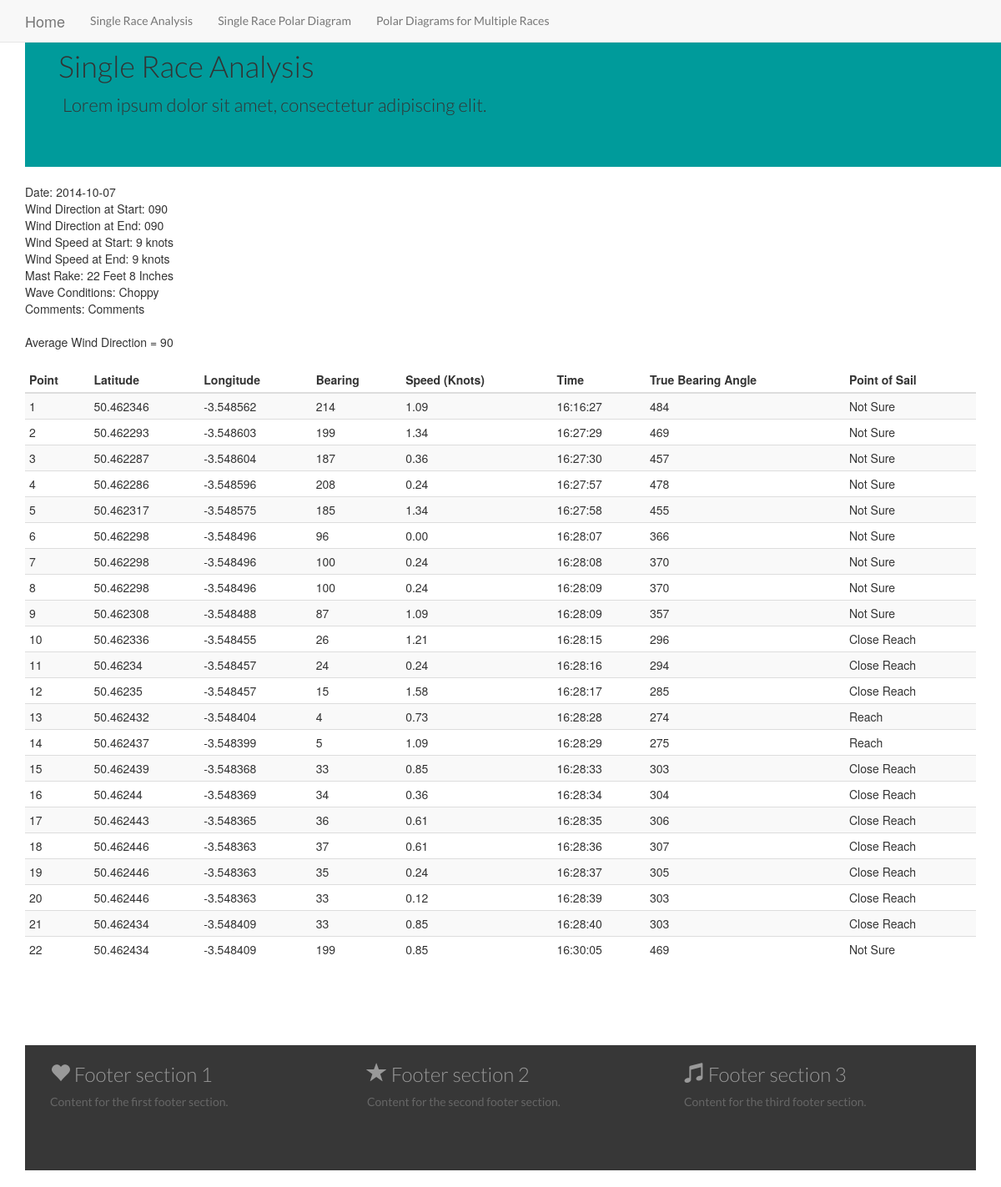
Screenshot of /single_race_analysis_data.php?selecteddate=2014-10-07 with the database file from the repository.
### tables this page shows
CREATE TABLE IF NOT EXISTS `race_information` (
  `ID` int(11) NOT NULL AUTO_INCREMENT,
  `Date` varchar(255) NOT NULL,
  `Boat` varchar(255) NOT NULL,
  `WindDirectionStart` varchar(255) NOT NULL,
  `WindDirectionEnd` varchar(255) NOT NULL,
  `WindSpeedStart` varchar(255) NOT NULL,
  `WindSpeedEnd` varchar(255) NOT NULL,
  `Rake` varchar(255) NOT NULL,
  `WaveConditions` varchar(255) NOT NULL,
  `Comments` varchar(255) NOT NULL,
  PRIMARY KEY (`ID`)
);

CREATE TABLE IF NOT EXISTS `race_recording` (
  `ID` int(11) NOT NULL AUTO_INCREMENT,
  `Point` varchar(10) NOT NULL,
  `Latitude` varchar(10) NOT NULL,
  `Longitude` varchar(10) NOT NULL,
  `Bearing` varchar(10) NOT NULL,
  `Speed` varchar(10) NOT NULL,
  `Time` varchar(20) NOT NULL,
  PRIMARY KEY (`ID`)
);

### single_race_analysis_data.php (the view, shortened to what this page needs)
<!DOCTYPE html PUBLIC "-//W3C//DTD XHTML 1.0 Transitional//EN" "http://www.w3.org/TR/xhtml1/DTD/xhtml1-transitional.dtd">
<html xmlns="http://www.w3.org/1999/xhtml">
<head>
<link rel="stylesheet" href="http://netdna.bootstrapcdn.com/bootstrap/3.1.1/css/bootstrap.min.css">
<link href="css/style.css" rel="stylesheet">
</head>
<body>
<?php include 'Includes/Navigation.php'; ?>
<div class="container">
    <div class="banner">
        <div class="container">
            <h1>Single Race Analysis</h1>
            <p>Lorem ipsum dolor sit amet, consectetur adipiscing elit.</p>
        </div>
    </div>
<br />
<?php
$selecteddate = $_GET["selecteddate"];
$sql_race_information = "SELECT * FROM race_information WHERE Date = '$selecteddate'";
$result_race_information = mysql_query($sql_race_information)or die(mysql_error());
$race_info = mysql_fetch_array($result_race_information);
echo "Date: $race_info[1]<br>";
echo "Wind Direction at Start: $race_info[3]<br>";
echo "Wind Direction at End: $race_info[4]<br>";
echo "Wind Speed at Start: $race_info[5] knots<br>";
echo "Wind Speed at End: $race_info[6] knots<br>";
echo "Mast Rake: $race_info[7]<br>";
echo "Wave Conditions: $race_info[8]<br>";
echo "Comments: $race_info[9]<br>";
$average_wind_direction = ($race_info[3] + $race_info[4])/2;
echo "<br>Average Wind Direction = $average_wind_direction<br><br>";
$sql = "SELECT * FROM race_recording WHERE Time LIKE '$selecteddate%'";
$result = mysql_query($sql)or die(mysql_error());
?>
<div class="table table-responsive">
   <table class="table table-condensed table-striped">
      <thead>
         <tr>
            <th>Point</th>
            <th>Latitude</th>
            <th>Longitude</th>
            <th>Bearing</th>
            <th>Speed (Knots)</th>
            <th>Time</th>
            <th>True Bearing Angle</th>
            <th>Point of Sail</th>
         </tr>
      </thead>
      <tbody>
<?php
  while($row = mysql_fetch_array($result))
  {
  $point     = $row['Point'];
  $latitude  = $row['Latitude'];
  $longitude = $row['Longitude'];
  $bearing   = $row['Bearing'];
  $speed     = $row['Speed'];
  $time      = $row['Time'];
  $actualspeed = $speed * 1.94384449;
  $actualspeeddecimal = number_format($actualspeed, 2, '.', '');
  $date_time = $time;
  list($splitdate, $splittime) = explode('T', $date_time);
  $splittime = str_replace(chr(46), '', $splittime);
  $true_bearing = 360 - ($average_wind_direction - $bearing);
	switch ($true_bearing)
	{
		case $true_bearing >=280 && $true_bearing <=319:
		$pointofsail = "Close Reach";
        break;
		case $true_bearing >=250 && $true_bearing <=279:
		$pointofsail = "Reach";
        break;
        default:
		$pointofsail = "Not Sure";
	}
echo "<tr><td>".$point."</td><td>".$latitude."</td><td>".$longitude."</td><td>".$bearing."</td><td>".$actualspeeddecimal."</td><td>".$splittime."</td><td>".$true_bearing."</td><td>".$pointofsail."</td></tr>";
	}
?>
</tbody>
</table>
<br />
<br />
<br />
<br />
<?php include 'Includes/Footer.php'; ?>
</div>
</body>
</html>

### Includes/Navigation.php (shortened to what this page needs)
<div class="navbar navbar-default navbar-fixed-top" role="navigation">
    <div class="container">
        <div class="navbar-header">
            <a class="navbar-brand" href="index.php" title='Home'>Home</a>
        </div>
        <div class="navbar-collapse collapse">
            <ul class="nav navbar-nav">
                <li>
                    <a href="single_race_analysis.php" title='Single Race Analysis'>Single Race Analysis</a>
                </li>
                <li>
                    <a href="single_race_polar_diagram.php" title='Single Race Polar Diagram'>Single Race Polar Diagram</a>
                </li>
                <li>
                    <a href="#">Polar Diagrams for Multiple Races</a>
                </li>
            </ul>
        </div>
    </div>
</div>

### Includes/Footer.php
<div class="bottom">
    <div class="container">
        <div class="col-md-4">
            <h3><span class="glyphicon glyphicon-heart"></span> Footer section 1</h3>
            <p>Content for the first footer section.</p>
        </div>
        <div class="col-md-4">
            <h3><span class="glyphicon glyphicon-star"></span> Footer section 2</h3>
            <p>Content for the second footer section.</p>
        </div>
        <div class="col-md-4">
            <h3><span class="glyphicon glyphicon-music"></span> Footer section 3</h3>
            <p>Content for the third footer section.</p>
        </div>
    </div>
</div>

### CSS/style.css (style rules this page uses)
h1, h2, h3, h4 { font-family: 'Lato', sans-serif; font-weight: 300; }
p { font-family: 'Lato', sans-serif; }
html { background-color: #474747; }
.banner { background-color: #373737; }
.banner .container { background-color: #009b9b; min-height: 200px; padding: 40px 30px 30px 40px; }
.banner .container p { font-size: 22px; padding-left: 5px; font-weight: 300; }
.navbar-nav li a { color: #CCC; font-family: 'Lato', sans-serif; }
.bottom { background-color: #474747; }
.bottom .container { background-color: #373737; min-height: 150px; }
.bottom .container h3 { color: #999; }
.bottom .container p { color: #666; }
.navbar-nav { margin: 0; }

### rows the page displays
race_information: Date "2014-10-07", WindDirectionStart "090", WindDirectionEnd "090", WindSpeedStart "9", WindSpeedEnd "9", Rake "22 Feet 8 Inches", WaveConditions "Choppy", Comments "Comments", average_wind_direction "90", true_bearing "484", pointofsail "Not Sure", true_bearing "469", true_bearing "457", true_bearing "478", true_bearing "455", true_bearing "366", true_bearing "370", true_bearing "357", true_bearing "296", pointofsail "Close Reach", true_bearing "294", true_bearing "285", true_bearing "274", pointofsail "Reach", true_bearing "275", true_bearing "303", true_bearing "304", true_bearing "306", true_bearing "307", true_bearing "305"
race_recording: Point "1", Latitude "50.462346", Longitude "-3.548562", Bearing "214", Speed "1.09", splittime "16:16:27"
race_recording: Point "2", Latitude "50.462293", Longitude "-3.548603", Bearing "199", Speed "1.34", splittime "16:27:29"
race_recording: Point "3", Latitude "50.462287", Longitude "-3.548604", Bearing "187", Speed "0.36", splittime "16:27:30"
race_recording: Point "4", Latitude "50.462286", Longitude "-3.548596", Bearing "208", Speed "0.24", splittime "16:27:57"
race_recording: Point "5", Latitude "50.462317", Longitude "-3.548575", Bearing "185", Speed "1.34", splittime "16:27:58"
race_recording: Point "6", Latitude "50.462298", Longitude "-3.548496", Bearing "96", Speed "0.00", splittime "16:28:07"
race_recording: Point "7", Latitude "50.462298", Longitude "-3.548496", Bearing "100", Speed "0.24", splittime "16:28:08"
race_recording: Point "8", Latitude "50.462298", Longitude "-3.548496", Bearing "100", Speed "0.24", splittime "16:28:09"
race_recording: Point "9", Latitude "50.462308", Longitude "-3.548488", Bearing "87", Speed "1.09", splittime "16:28:09"
race_recording: Point "10", Latitude "50.462336", Longitude "-3.548455", Bearing "26", Speed "1.21", splittime "16:28:15"
race_recording: Point "11", Latitude "50.46234", Longitude "-3.548457", Bearing "24", Speed "0.24", splittime "16:28:16"
race_recording: Point "12", Latitude "50.46235", Longitude "-3.548457", Bearing "15", Speed "1.58", splittime "16:28:17"
race_recording: Point "13", Latitude "50.462432", Longitude "-3.548404", Bearing "4", Speed "0.73", splittime "16:28:28"
race_recording: Point "14", Latitude "50.462437", Longitude "-3.548399", Bearing "5", Speed "1.09", splittime "16:28:29"
race_recording: Point "15", Latitude "50.462439", Longitude "-3.548368", Bearing "33", Speed "0.85", splittime "16:28:33"
race_recording: Point "16", Latitude "50.46244", Longitude "-3.548369", Bearing "34", Speed "0.36", splittime "16:28:34"
race_recording: Point "17", Latitude "50.462443", Longitude "-3.548365", Bearing "36", Speed "0.61", splittime "16:28:35"
race_recording: Point "18", Latitude "50.462446", Longitude "-3.548363", Bearing "37", Speed "0.61", splittime "16:28:36"
race_recording: Point "19", Latitude "50.462446", Longitude "-3.548363", Bearing "35", Speed "0.24", splittime "16:28:37"
race_recording: Point "20", Latitude "50.462446", Longitude "-3.548363", Bearing "33", Speed "0.12", splittime "16:28:39"
race_recording: Point "21", Latitude "50.462434", Longitude "-3.548409", Bearing "33", Speed "0.85", splittime "16:28:40"
race_recording: Point "22", Latitude "50.462434", Longitude "-3.548409", Bearing "199", Speed "0.85", splittime "16:30:05"
